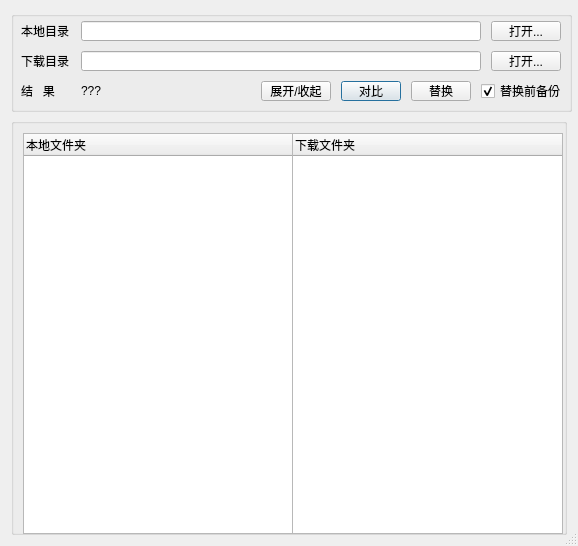
<?xml version="1.0" encoding="UTF-8"?>
<ui version="4.0">
 <class>Dialog</class>
 <widget class="QDialog" name="Dialog">
  <property name="geometry">
   <rect>
    <x>0</x>
    <y>0</y>
    <width>578</width>
    <height>546</height>
   </rect>
  </property>
  <property name="sizePolicy">
   <sizepolicy hsizetype="Preferred" vsizetype="Preferred">
    <horstretch>0</horstretch>
    <verstretch>0</verstretch>
   </sizepolicy>
  </property>
  <property name="minimumSize">
   <size>
    <width>578</width>
    <height>546</height>
   </size>
  </property>
  <property name="windowTitle">
   <string>目录对比</string>
  </property>
  <property name="sizeGripEnabled">
   <bool>true</bool>
  </property>
  <layout class="QGridLayout" name="gridLayout">
   <item row="0" column="0">
    <widget class="QGroupBox" name="groupBox">
     <property name="minimumSize">
      <size>
       <width>561</width>
       <height>101</height>
      </size>
     </property>
     <property name="maximumSize">
      <size>
       <width>16777215</width>
       <height>101</height>
      </size>
     </property>
     <property name="title">
      <string/>
     </property>
     <widget class="QLabel" name="label_result">
      <property name="geometry">
       <rect>
        <x>70</x>
        <y>70</y>
        <width>171</width>
        <height>20</height>
       </rect>
      </property>
      <property name="text">
       <string>???</string>
      </property>
     </widget>
     <widget class="QLabel" name="label">
      <property name="geometry">
       <rect>
        <x>10</x>
        <y>10</y>
        <width>60</width>
        <height>20</height>
       </rect>
      </property>
      <property name="text">
       <string>本地目录</string>
      </property>
     </widget>
     <widget class="QLineEdit" name="lineEdit_load">
      <property name="geometry">
       <rect>
        <x>70</x>
        <y>40</y>
        <width>400</width>
        <height>20</height>
       </rect>
      </property>
      <property name="readOnly">
       <bool>true</bool>
      </property>
     </widget>
     <widget class="QPushButton" name="pushButton_cmp">
      <property name="geometry">
       <rect>
        <x>330</x>
        <y>70</y>
        <width>60</width>
        <height>20</height>
       </rect>
      </property>
      <property name="text">
       <string>对比</string>
      </property>
     </widget>
     <widget class="QPushButton" name="pushButton_open1">
      <property name="geometry">
       <rect>
        <x>480</x>
        <y>10</y>
        <width>70</width>
        <height>20</height>
       </rect>
      </property>
      <property name="text">
       <string>打开...</string>
      </property>
     </widget>
     <widget class="QLabel" name="label_2">
      <property name="geometry">
       <rect>
        <x>10</x>
        <y>40</y>
        <width>60</width>
        <height>20</height>
       </rect>
      </property>
      <property name="text">
       <string>下载目录</string>
      </property>
     </widget>
     <widget class="QLabel" name="label_3">
      <property name="geometry">
       <rect>
        <x>10</x>
        <y>70</y>
        <width>60</width>
        <height>20</height>
       </rect>
      </property>
      <property name="text">
       <string>结   果</string>
      </property>
     </widget>
     <widget class="QPushButton" name="pushButton_replace">
      <property name="geometry">
       <rect>
        <x>400</x>
        <y>70</y>
        <width>60</width>
        <height>20</height>
       </rect>
      </property>
      <property name="text">
       <string>替换</string>
      </property>
     </widget>
     <widget class="QCheckBox" name="checkBox_bak">
      <property name="geometry">
       <rect>
        <x>470</x>
        <y>70</y>
        <width>80</width>
        <height>20</height>
       </rect>
      </property>
      <property name="text">
       <string>替换前备份</string>
      </property>
      <property name="checked">
       <bool>true</bool>
      </property>
     </widget>
     <widget class="QLineEdit" name="lineEdit_local">
      <property name="geometry">
       <rect>
        <x>70</x>
        <y>10</y>
        <width>400</width>
        <height>20</height>
       </rect>
      </property>
      <property name="readOnly">
       <bool>true</bool>
      </property>
     </widget>
     <widget class="QPushButton" name="pushButton_open2">
      <property name="geometry">
       <rect>
        <x>480</x>
        <y>40</y>
        <width>70</width>
        <height>20</height>
       </rect>
      </property>
      <property name="text">
       <string>打开...</string>
      </property>
     </widget>
     <widget class="QPushButton" name="pushButton_toggle">
      <property name="geometry">
       <rect>
        <x>250</x>
        <y>70</y>
        <width>70</width>
        <height>20</height>
       </rect>
      </property>
      <property name="text">
       <string>展开/收起</string>
      </property>
     </widget>
    </widget>
   </item>
   <item row="1" column="0">
    <widget class="QGroupBox" name="groupBox_2">
     <property name="title">
      <string/>
     </property>
     <layout class="QGridLayout" name="gridLayout_2">
      <item row="0" column="0">
       <widget class="QTreeWidget" name="treeWidget_local">
        <property name="sizePolicy">
         <sizepolicy hsizetype="Expanding" vsizetype="Expanding">
          <horstretch>0</horstretch>
          <verstretch>0</verstretch>
         </sizepolicy>
        </property>
        <property name="minimumSize">
         <size>
          <width>271</width>
          <height>401</height>
         </size>
        </property>
        <property name="autoFillBackground">
         <bool>false</bool>
        </property>
        <property name="horizontalScrollBarPolicy">
         <enum>Qt::ScrollBarAsNeeded</enum>
        </property>
        <property name="sizeAdjustPolicy">
         <enum>QAbstractScrollArea::AdjustToContents</enum>
        </property>
        <property name="textElideMode">
         <enum>Qt::ElideNone</enum>
        </property>
        <property name="horizontalScrollMode">
         <enum>QAbstractItemView::ScrollPerItem</enum>
        </property>
        <property name="expandsOnDoubleClick">
         <bool>false</bool>
        </property>
        <column>
         <property name="text">
          <string>本地文件夹</string>
         </property>
         <property name="background">
          <color>
           <red>0</red>
           <green>170</green>
           <blue>127</blue>
          </color>
         </property>
        </column>
       </widget>
      </item>
      <item row="0" column="1">
       <widget class="QTreeWidget" name="treeWidget_load">
        <property name="minimumSize">
         <size>
          <width>271</width>
          <height>401</height>
         </size>
        </property>
        <property name="maximumSize">
         <size>
          <width>16777215</width>
          <height>16777215</height>
         </size>
        </property>
        <property name="horizontalScrollBarPolicy">
         <enum>Qt::ScrollBarAsNeeded</enum>
        </property>
        <property name="expandsOnDoubleClick">
         <bool>false</bool>
        </property>
        <column>
         <property name="text">
          <string notr="true">下载文件夹</string>
         </property>
        </column>
       </widget>
      </item>
     </layout>
    </widget>
   </item>
  </layout>
 </widget>
 <resources/>
 <connections/>
</ui>
